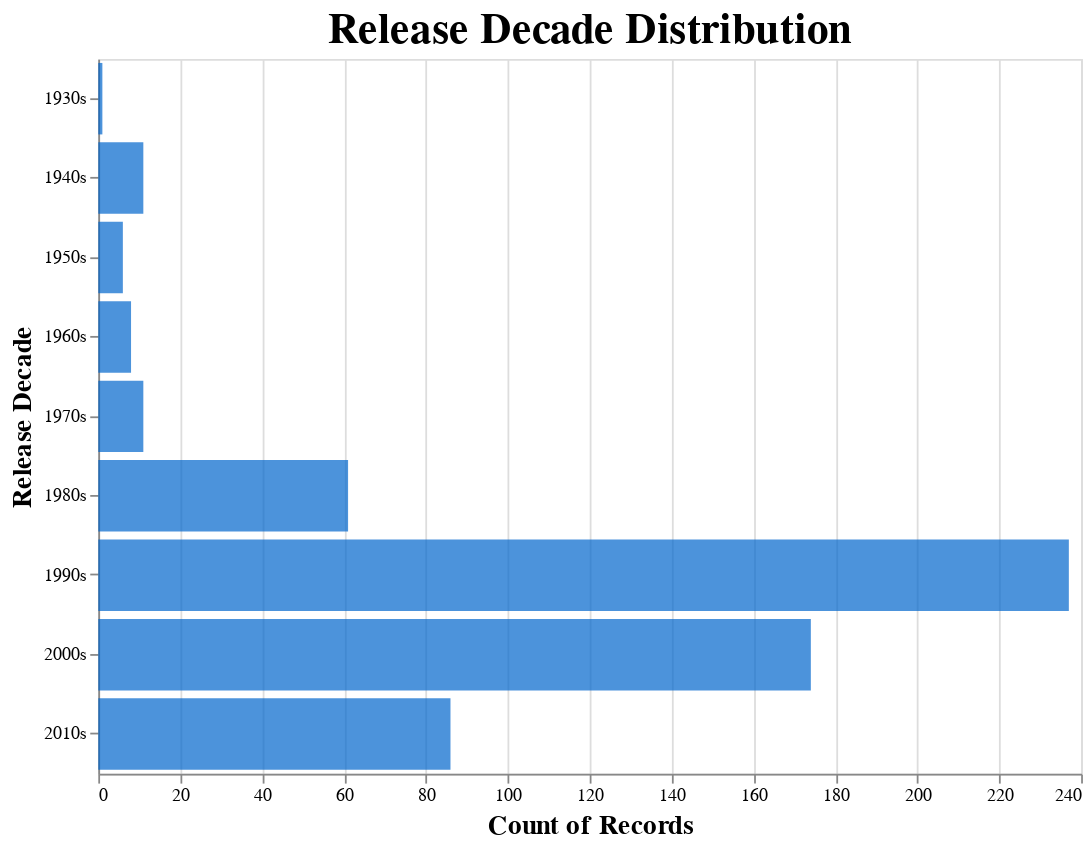

Notebook source saved alongside this figure:
### Code cell
plot_histogram(plot_df, feature='release_decade', maxbins = -1, target='count()')

### Figure 1 — Vega-Lite specification as saved in the notebook (floating-point values rounded to 4 significant figures; data arrays with more than 128 entries replaced by an {"elided": "..."} marker saying what was removed)
{"config": {"view": {"continuousWidth": 400, "continuousHeight": 300}, "axis": {"labelFontSize": 10, "titleFontSize": 15}, "title": {"fontSize": 24}}, "data": {"name": "data-ff611476dc534301be7c9c031f8dffa2"}, "mark": {"type": "bar", "opacity": 0.7}, "encoding": {"color": {"value": "#0066CC"}, "x": {"aggregate": "count", "stack": true, "type": "quantitative"}, "y": {"axis": {"title": "Release Decade"}, "bin": null, "field": "feature_display", "type": "nominal"}}, "height": 400, "title": "Release Decade Distribution", "width": 550, "$schema": "https://vega.github.io/schema/vega-lite/v4.17.0.json", "datasets": {"data-ff611476dc534301be7c9c031f8dffa2": {"elided": "595 records"}}}
